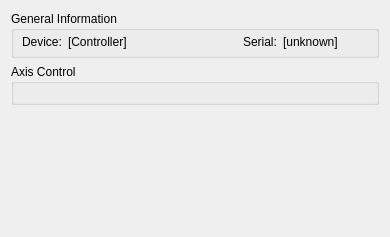
<?xml version="1.0" encoding="UTF-8"?>
<ui version="4.0">
 <class>DockWidgetThorlabsBP</class>
 <widget class="QWidget" name="DockWidgetThorlabsBP">
  <property name="geometry">
   <rect>
    <x>0</x>
    <y>0</y>
    <width>390</width>
    <height>237</height>
   </rect>
  </property>
  <property name="windowTitle">
   <string>Thorlabs BP DCServo</string>
  </property>
  <layout class="QVBoxLayout" name="verticalLayout_2">
   <item>
    <widget class="QGroupBox" name="groupBox">
     <property name="sizePolicy">
      <sizepolicy hsizetype="Preferred" vsizetype="Minimum">
       <horstretch>0</horstretch>
       <verstretch>0</verstretch>
      </sizepolicy>
     </property>
     <property name="title">
      <string>General Information</string>
     </property>
     <layout class="QVBoxLayout" name="verticalLayout_5">
      <property name="spacing">
       <number>6</number>
      </property>
      <property name="leftMargin">
       <number>8</number>
      </property>
      <property name="topMargin">
       <number>1</number>
      </property>
      <property name="rightMargin">
       <number>8</number>
      </property>
      <property name="bottomMargin">
       <number>3</number>
      </property>
      <item>
       <layout class="QHBoxLayout" name="horizontalLayout_4">
        <item>
         <widget class="QLabel" name="label_2">
          <property name="sizePolicy">
           <sizepolicy hsizetype="Preferred" vsizetype="Preferred">
            <horstretch>0</horstretch>
            <verstretch>0</verstretch>
           </sizepolicy>
          </property>
          <property name="text">
           <string>Device:</string>
          </property>
         </widget>
        </item>
        <item>
         <widget class="QLabel" name="lblDevice">
          <property name="sizePolicy">
           <sizepolicy hsizetype="Expanding" vsizetype="Preferred">
            <horstretch>0</horstretch>
            <verstretch>0</verstretch>
           </sizepolicy>
          </property>
          <property name="text">
           <string>[Controller]</string>
          </property>
         </widget>
        </item>
        <item>
         <spacer name="horizontalSpacer_2">
          <property name="orientation">
           <enum>Qt::Horizontal</enum>
          </property>
          <property name="sizeHint" stdset="0">
           <size>
            <width>40</width>
            <height>20</height>
           </size>
          </property>
         </spacer>
        </item>
        <item>
         <widget class="QLabel" name="label_6">
          <property name="sizePolicy">
           <sizepolicy hsizetype="Preferred" vsizetype="Preferred">
            <horstretch>0</horstretch>
            <verstretch>0</verstretch>
           </sizepolicy>
          </property>
          <property name="text">
           <string>Serial:</string>
          </property>
         </widget>
        </item>
        <item>
         <widget class="QLabel" name="lblSerial">
          <property name="sizePolicy">
           <sizepolicy hsizetype="MinimumExpanding" vsizetype="Preferred">
            <horstretch>0</horstretch>
            <verstretch>0</verstretch>
           </sizepolicy>
          </property>
          <property name="text">
           <string>[unknown]</string>
          </property>
          <property name="wordWrap">
           <bool>true</bool>
          </property>
         </widget>
        </item>
       </layout>
      </item>
     </layout>
    </widget>
   </item>
   <item>
    <widget class="QGroupBox" name="groupAxisControl">
     <property name="title">
      <string>Axis Control</string>
     </property>
     <property name="checkable">
      <bool>false</bool>
     </property>
     <layout class="QVBoxLayout" name="verticalLayout">
      <item>
       <widget class="MotorAxisController" name="motorAxisController">
        <property name="numAxis">
         <number>1</number>
        </property>
        <property name="defaultAxisUnit">
         <enum>MotorAxisController::UnitDeg</enum>
        </property>
        <property name="defaultAxisType">
         <enum>MotorAxisController::TypeRotational</enum>
        </property>
        <property name="refreshAvailable">
         <bool>true</bool>
        </property>
        <property name="cancelAvailable">
         <bool>false</bool>
        </property>
        <property name="movementType">
         <enum>MotorAxisController::MovementAbsolute</enum>
        </property>
       </widget>
      </item>
     </layout>
    </widget>
   </item>
   <item>
    <spacer name="verticalSpacer">
     <property name="orientation">
      <enum>Qt::Vertical</enum>
     </property>
     <property name="sizeHint" stdset="0">
      <size>
       <width>20</width>
       <height>40</height>
      </size>
     </property>
    </spacer>
   </item>
  </layout>
 </widget>
 <customwidgets>
  <customwidget>
   <class>MotorAxisController</class>
   <extends>QWidget</extends>
   <header>motorAxisController.h</header>
  </customwidget>
 </customwidgets>
 <resources/>
 <connections/>
</ui>
